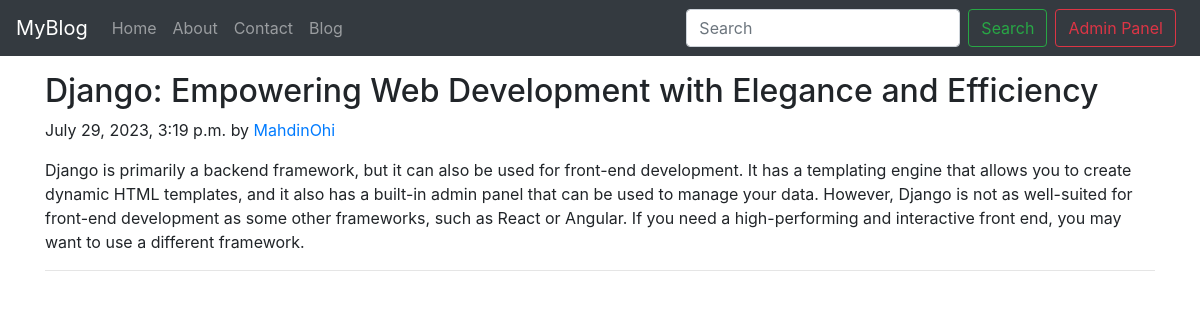
/blog/first-post, run on the app's committed database.
### blog/models.py (models this page shows, shortened)
class Post(models.Model):
    sno=models.AutoField(primary_key=True)
    title=models.CharField(max_length=255)
    author=models.CharField(max_length=14)
    slug=models.CharField(max_length=130)
    timeStamp=models.DateTimeField(blank=True)
    content=models.TextField()

### blog/views.py (the view)
# urls.py: path('<str:slug>', views.blogPost, name='blogPost'),
def blogPost(request, slug):
    post=Post.objects.filter(slug=slug).first()
    context={"post":post}
    return render(request, "blog/blogPost.html", context)

### templates/blog/blogPost.html (shortened to what this page needs)
{% extends 'base.html' %}
{% block body %}
<div class="container my-3">
<div class="blog-post">
        <h2 class="blog-post-title">{{post.title}}</h2>
        <p class="blog-post-meta">{{post.timeStamp}} by <a href="#">{{post.author}}</a></p>
        <p>{{post.content}}</p>
        <hr>
      </div>
      </div>
 {% endblock %}

### templates/base.html (shortened to what this page needs)
<!doctype html>
<html lang="en">
<head>
  <link rel="stylesheet" href="https://stackpath.bootstrapcdn.com/bootstrap/4.5.2/css/bootstrap.min.css"
>
</head>
<body>
  <nav class="navbar navbar-expand-lg navbar-dark bg-dark">
    <a class="navbar-brand" href="/">MyBlog</a>
    <div class="collapse navbar-collapse" id="navbarSupportedContent">
      <ul class="navbar-nav mr-auto">
        <li class="nav-item {% block homeactive %}{% endblock homeactive %}">
          <a class="nav-link" href="/">Home <span class="sr-only">(current)</span></a>
        </li>
        <li class="nav-item {% block aboutactive %}{% endblock aboutactive %}">
          <a class="nav-link" href="/about">About</a>
        </li>
        <li class="nav-item {% block contactactive %}{% endblock contactactive %}">
          <a class="nav-link" href="/contact">Contact</a>
        </li>
        <li class="nav-item {% block blogactive %}{% endblock blogactive %}">
          <a class="nav-link" href="/blog">Blog</a>
        </li>
      </ul>
      <form class="form-inline my-2 my-lg-0">
        <input class="form-control mr-sm-2" type="search" placeholder="Search" aria-label="Search">
        <button class="btn btn-outline-success my-2 my-sm-0" type="submit">Search</button>
      </form>
        <a href="/admin" role="button" target="_blank" class="btn btn-outline-danger m-2 my-sm-0">Admin Panel</a>
    </div>
  </nav>
  {% block body %} {% endblock body %}
</body>
</html>

### data on the page
Post: title "Django: Empowering Web Development with Elegance and Efficiency", timeStamp "July 29, 2023, 3:19 p.m.", author "MahdinOhi", content "Django is primarily a backend framework, but it can also be used for front-end development. It has a templating engine that allows you to create dynamic HTML templates, and it also has a built-in admin panel that can be used to manage your data. However, Django is not as well-suited for front-end development as some other frameworks, such as React or Angular. If you need a high-performing and interactive front end, you may want to use a different framework."
